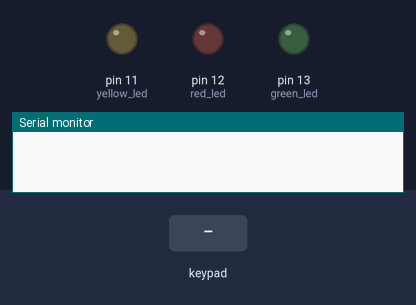
The sketch below on a simulated Arduino Uno, built with avr-gcc and run on an emulated ATmega328P. Shown: output pins drawn as LEDs (lit = HIGH), the last lines printed to the serial monitor. The test bench sets the inputs (shaded band).

Above: at 1.2 s.
1.3 s: key 'A' pressed
At 2.5 s:
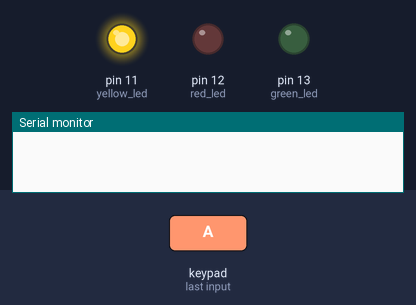
2.8 s: keypad keys 0 0 0 0 # pressed 0.4 s apart
At 4.8 s:
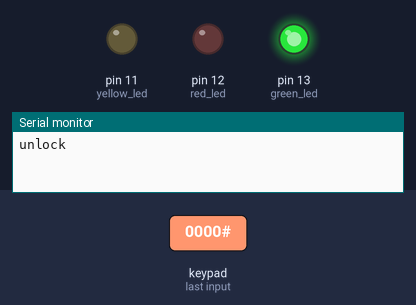
6.3 s: key 'D' pressed
9.3 s: keypad keys 0 0 0 0 A pressed 0.4 s apart
12.8 s: key 'B' pressed
At 13.6 s:
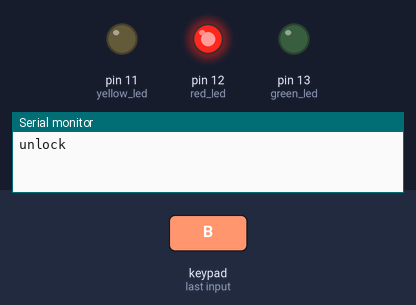
Timing chart, 0 to 15.3 s (numbered marks = the images above; inputs shaded):
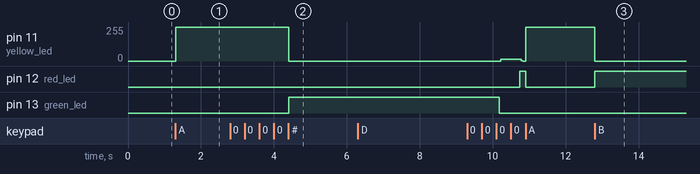

The sketch:

password.ino
```cpp
#include <Keypad.h>
#include <string.h>

const byte rows  = 4;
const byte cols  = 4;
byte row_pins[rows] = {10, 9, 8, 7};
byte col_pins[cols]  = {6, 5, 4, 3};
const int red_led    = 12;
const int green_led  = 13;
const int yellow_led = 11;

char keymap[rows][cols] = {
  '1', '2', '3', 'A',
  '4', '5', '6', 'B',
  '7', '8', '9', 'C',
  '*', '0', '#', 'D',
};
Keypad pad = Keypad(makeKeymap(keymap),
                    row_pins, col_pins,
                    rows, cols);;

char password[16] = {"0000"};
char input[16];
char input_char[2];

enum {
  INVALID,
  ENTER_PASSWORD,
  CHANGE_PASSWORD_INIT,
  CHANGE_PASSWORD,
  PARTY
};

int state = INVALID;
double delta = 0.0;

void setup()
{
  Serial.begin(9600);
  pinMode(red_led, OUTPUT);
  pinMode(green_led, OUTPUT);
  pinMode(yellow_led, OUTPUT);

  for (byte index = 3; index <= 10; index++) {
    pinMode(index, INPUT);
  }
}

void ResetState() {
  state = INVALID;
  digitalWrite(red_led, LOW);
  digitalWrite(green_led, LOW);
  digitalWrite(yellow_led, LOW);
  input[0] = 0;
}

enum {
  RED,
  GREEN,
  YELLOW
};

int led_party_state;

void Party() {
  if (led_party_state == RED) {
    digitalWrite(red_led, HIGH);
    digitalWrite(green_led, LOW);
    digitalWrite(yellow_led, LOW);
  }
  if (led_party_state == GREEN) {
    digitalWrite(red_led, LOW);
    digitalWrite(green_led, HIGH);
    digitalWrite(yellow_led, LOW);
  }
  if (led_party_state == YELLOW) {
    digitalWrite(red_led, LOW);
    digitalWrite(green_led, LOW);
    digitalWrite(yellow_led, HIGH);
  }
}

const double time_switch = 6000.0;

void loop()
{
  delta += 1.0;
  if (delta > time_switch) {
    delta -= time_switch;
    led_party_state = (led_party_state >= YELLOW) ? RED : led_party_state+1;
  }
  input_char[0] = pad.getKey();

  if (state == PARTY) {
    Party();
  }

  if (state == INVALID || state == PARTY) {
    digitalWrite(yellow_led, LOW);
    switch (input_char[0]) {
    case 'C': {
      ResetState();
      state = CHANGE_PASSWORD_INIT;
    } break;
    case 'A':
    {
      ResetState();
      state = ENTER_PASSWORD;
    } break;
    case 'B': {
      ResetState();
    } break;
    case 'D': {
      state = PARTY;
    } break;
    default: {

    }

    }
  }
  else if (state != PARTY) {
    digitalWrite(yellow_led, HIGH);
    switch(state) {
    case ENTER_PASSWORD:
    {
      if (isdigit(input_char[0])) {
        strcat(input, input_char);
      } else if (input_char[0] == '#'){
        if (strcmp(password, input) == 0) {
          state = INVALID;
          Serial.print("unlock");
          Serial.println();
          digitalWrite(green_led, HIGH);
          digitalWrite(red_led, LOW);
        } else {
          state = INVALID;
          digitalWrite(red_led, HIGH);
          digitalWrite(green_led, LOW);
        }
        input[0] = 0;
      } else if (input_char[0] != NO_KEY){
        state = INVALID;
        digitalWrite(red_led, HIGH);
        digitalWrite(green_led, LOW);
      }
    } break;
    case CHANGE_PASSWORD_INIT:
    {
      if (isdigit(input_char[0])) {
        strcat(input, input_char);
      } else if (input_char[0] == '#'){
        if (strcmp(password, input) == 0) {
          state = CHANGE_PASSWORD;
          digitalWrite(green_led, HIGH);
          digitalWrite(red_led, LOW);
        } else {
          state = INVALID;
          digitalWrite(red_led, HIGH);
          digitalWrite(green_led, LOW);
        }
        delay(1000);
        digitalWrite(red_led, LOW);
        digitalWrite(green_led, LOW);
        input[0] = 0;
      } else if (input_char[0] != NO_KEY){
        state = INVALID;
        digitalWrite(red_led, HIGH);
        digitalWrite(green_led, LOW);
      }
    } break;
    case CHANGE_PASSWORD:
    {
      if (isdigit(input_char[0])) {
        strcat(input, input_char);
      } else if (input_char[0] == '#'){
        if (strcpy(password, input) != 0) {
          state = INVALID;
          digitalWrite(green_led, HIGH);
          digitalWrite(red_led, LOW);
        } else {
          state = INVALID;
          digitalWrite(red_led, HIGH);
          digitalWrite(green_led, LOW);
        }
        input[0] = 0;
      } else if (input_char[0] != NO_KEY){
        state = INVALID;
        digitalWrite(red_led, HIGH);
        digitalWrite(green_led, LOW);
      }

    } break;
    default: {

    }
    }
  }
}
```

Measured:
- after the input at 1.3 s, pin 11 (yellow_led): 0/255 → 255/255 at once
- after the input at 2.8 s, pin 11 (yellow_led): 255/255 → 0/255 after 1.6 s; pin 13 (green_led): LOW → HIGH after 1.6 s
- after the input at 6.3 s, every drawn part: stays the same
- after the input at 12.8 s, pin 11 (yellow_led): 255/255 → 0/255 at once; pin 12 (red_led): LOW → HIGH at once
